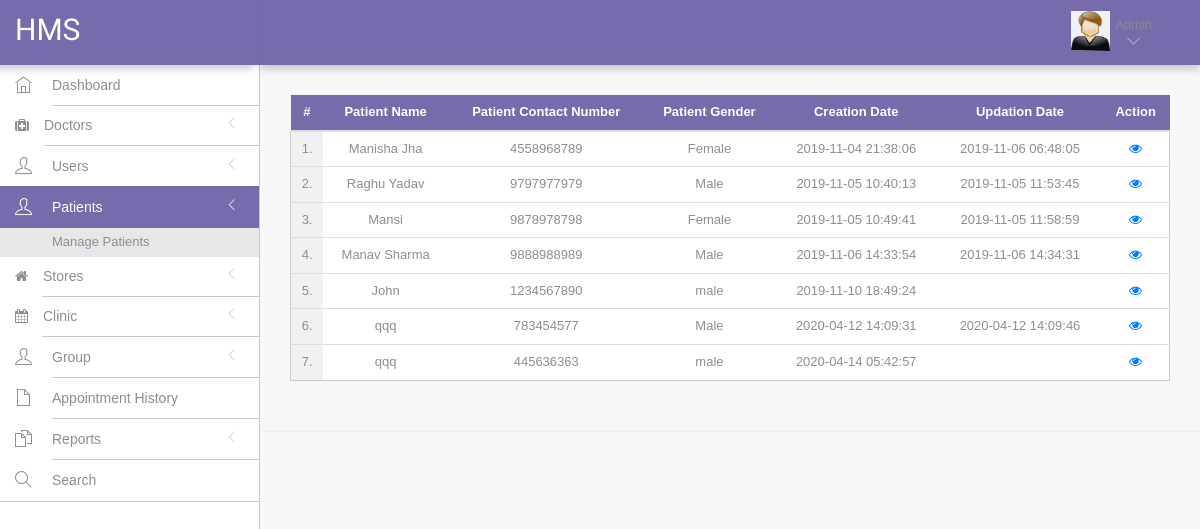
The page /hms/admin/dashboard.php?page=managePatient on the database its author committed.
### tables this page shows
CREATE TABLE IF NOT EXISTS `tblpatient` (
  `ID` int(10) NOT NULL AUTO_INCREMENT,
  `Docid` int(10) DEFAULT NULL,
  `PatientName` varchar(200) DEFAULT NULL,
  `PatientContno` bigint(10) DEFAULT NULL,
  `PatientEmail` varchar(200) DEFAULT NULL,
  `PatientGender` varchar(50) DEFAULT NULL,
  `PatientAdd` mediumtext,
  `PatientAge` int(10) DEFAULT NULL,
  `PatientMedhis` mediumtext,
  `CreationDate` timestamp NULL DEFAULT CURRENT_TIMESTAMP,
  `UpdationDate` timestamp NULL DEFAULT NULL ON UPDATE CURRENT_TIMESTAMP,
  PRIMARY KEY (`ID`)
);

### hms/admin/include/page/managePatient.php (the view, shortened to what this page needs)
<?php
    include( '../../include/config.php' );
?>
<div class="row">
    <div class="col-md-12">
        <table class="table table-hover table-striped" id="sample-table-1">
            <thead>
                <tr>
                    <th class="text-center btn-purple" style="color: white;">#</th>
                    <th class="text-center btn-purple" style="color: white;">Patient Name</th>
                    <th class="text-center btn-purple" style="color: white;">Patient Contact Number</th>
                    <th class="text-center btn-purple" style="color: white;">Patient Gender </th>
                    <th class="text-center btn-purple" style="color: white;">Creation Date </th>
                    <th class="text-center btn-purple" style="color: white;">Updation Date </th>
                    <th class="text-center btn-purple" style="color: white;">Action</th>
                </tr>
            </thead>
            <tbody>
            <?php
                $sql = mysqli_query( $con, "select * from tblpatient" );
                $cnt = 1;
                while( $row = mysqli_fetch_array( $sql ) ) {
            ?>
            <tr style = "background: white !important; border: 1px solid #ccc;">
                <td class="text-center" style="background: #f1f1f1 !important;"><?php echo $cnt; ?>.</td>
                <td class="text-center"><?php echo $row['PatientName']; ?></td>
                <td class="text-center"><?php echo $row['PatientContno']; ?></td>
                <td class="text-center"><?php echo $row['PatientGender']; ?></td>
                <td class="text-center"><?php echo $row['CreationDate']; ?></td>
                <td class="text-center"><?php echo $row['UpdationDate']; ?></td>
                <td class="text-center">
                    <a href="dashboard.php?page=viewPatient&viewid=<?php echo $row['ID']; ?>"><i class="fa fa-eye"></i></a>
                </td>
            </tr>
            <?php
                $cnt = $cnt + 1;
            }
            ?>
            </tbody>
        </table>
    </div>
</div>

### hms/assets/css/styles.css (style rules this page uses)
html, body { height: 100%; width: 100%; }
html { font-size: 100%; }
body { color: #8e8e93; direction: ltr; overflow-x: hidden; height: 100%; font-family: Helvetica, Arial, sans-serif; font-size: 13px; padding: 0; margin: 0; background: #f7f7f8; -webkit-font-smoothing: antialiased !important; }
.btn-purple { background: #776bab !important; color: #fff !important; }
a, a:focus, a:hover, a:active { outline: 0 !important; text-decoration: none !important; cursor: pointer; }
a { color: #007AFF; }

### rows shown on the page
tblpatient: PatientName "Manisha Jha", PatientContno "4558968789", PatientGender "Female", CreationDate "2019-11-04 21:38:06", UpdationDate "2019-11-06 06:48:05"
tblpatient: PatientName "Raghu Yadav", PatientContno "9797977979", PatientGender "Male", CreationDate "2019-11-05 10:40:13", UpdationDate "2019-11-05 11:53:45"
tblpatient: PatientName "Mansi", PatientContno "9878978798", PatientGender "Female", CreationDate "2019-11-05 10:49:41", UpdationDate "2019-11-05 11:58:59"
tblpatient: PatientName "Manav Sharma", PatientContno "9888988989", PatientGender "Male", CreationDate "2019-11-06 14:33:54", UpdationDate "2019-11-06 14:34:31"
tblpatient: PatientName "John", PatientContno "1234567890", PatientGender "male", CreationDate "2019-11-10 18:49:24"
tblpatient: PatientName "qqq", PatientContno "783454577", PatientGender "Male", CreationDate "2020-04-12 14:09:31", UpdationDate "2020-04-12 14:09:46"
tblpatient: PatientName "qqq", PatientContno "445636363", PatientGender "male", CreationDate "2020-04-14 05:42:57"
